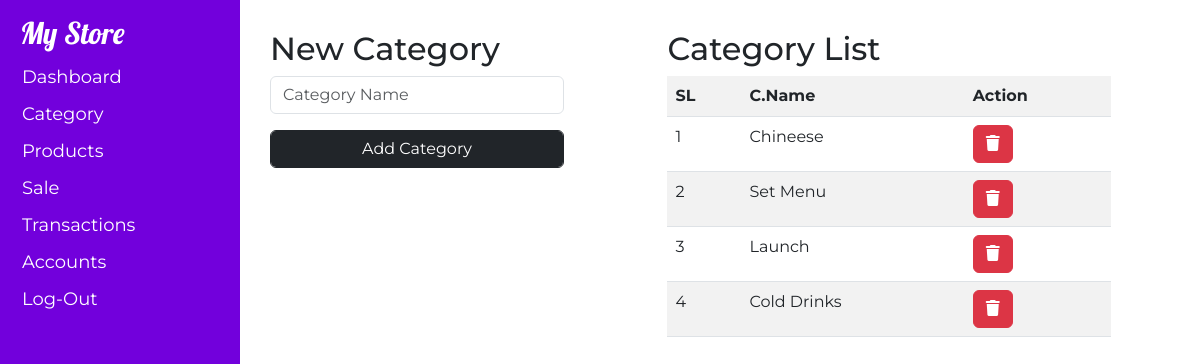
The page /View/category.php on the database its author committed.
### tables this page shows
CREATE TABLE `category` (
  `id` int(25) NOT NULL,
  `name` varchar(255) NOT NULL
);

### Model/category.php (called while the page is built)
<?php
    include('server.php');
    $sql = "SELECT * FROM category ORDER BY id DESC";
    $query = mysqli_query($conn, $sql);
    $result= mysqli_num_rows($query);
    $count = 0;
?>

### View/category.php (the view, shortened to what this page needs)
<?php include('bodyFirst.php');?>
<div class="main-div">
    <?php include('leftpart.php'); ?>
    <div class="right-side">
        <div class="row">
            <div class="col-lg-4">
                <div class="category-create">
                    <h2>New Category</h2>
                    <form action="../controller/create-category.php" method="post">
                        <input type="text" name="name" class="form-control my-2" placeholder="Category Name">
                        <input type="submit" value="Add Category" class="form-control btn btn-dark my-2">
                    </form>
                </div>
            </div>
            <div class="col-lg-1"></div>
            <div class="col-lg-6">
                <div class="product-list">
                    <h2>Category List</h2>
                    <table class="table table-striped">
                        <?php include('../model/category.php'); if($result>0){?>
                        <tr>
                            <th>SL</th>
                            <th>C.Name</th>
                            <th>Action</th>
                        </tr>
                        <?php while($row=mysqli_fetch_assoc($query)){$count++;?>
                        <tr>
                            <td><?php echo $count;?></td>
                            <td><?php echo $row['name']?></td>
                            <td>
                                <a href="#" data-id="<?php echo $row['id']?>" class="btn btn-danger dlt-btn"
                                    title="Delete"><i class="fa-solid fa-trash"></i></a>
                            </td>
                        </tr>
                        <?php }}?>
                    </table>
                </div>
            </div>
        </div>
    </div>
</div>
<?php include('bodyEnd.php');?>

### style.css (style rules this page uses)
body * { font-family: 'Montserrat', sans-serif; position: relative; }
.right-side { width: 80%; float:right; padding-left: 30px; padding-top: 30px; }
.product-list { width: 98%; }

### rows shown on the page
category: name "Chineese"
category: name "Set Menu"
category: name "Launch"
category: name "Cold Drinks"
